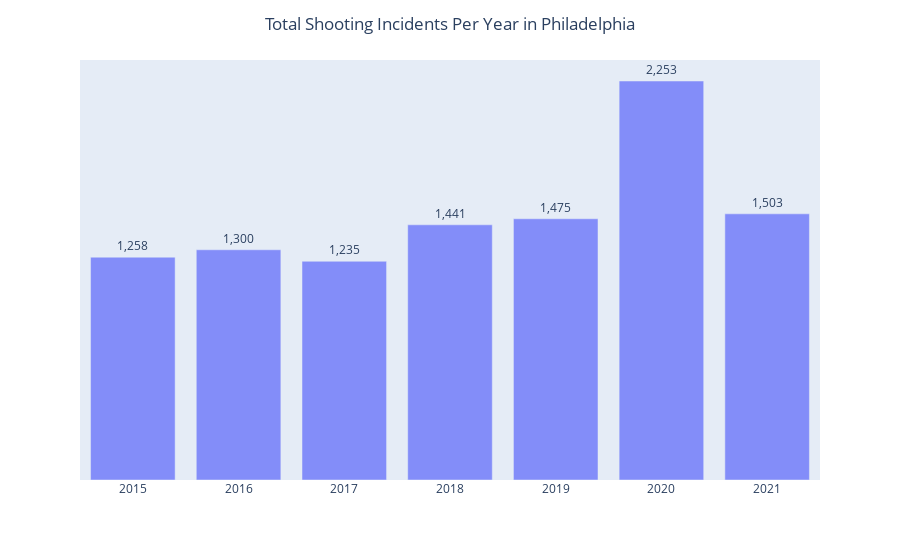

Write notebook code for a chart like this one.
### Code cell
fig = px.bar(total_shootings_per_year, x=year_labels, y=total_shootings, 
            text=total_shootings, opacity=0.75)
fig.update_traces(texttemplate='%{text:,}', textposition='outside')
fig.update_layout(title_text='Total Shooting Incidents Per Year in Philadelphia', title_x=0.5)
fig.update_yaxes(visible=False)
fig.update_xaxes(title='', visible=True, showticklabels=True)
fig.show()

### Figure 1 — Plotly figure (JSON) as saved in the notebook; plotly's stock layout.template omitted (floating-point values rounded to 4 significant figures)
{"data": [{"alignmentgroup": "True", "hovertemplate": "x=%{x}<br>y=%{y}<br>text=%{text}<extra></extra>", "legendgroup": "", "marker": {"color": "#636efa", "opacity": 0.75, "pattern": {"shape": ""}}, "name": "", "offsetgroup": "", "orientation": "v", "showlegend": false, "text": [1258, 1300, 1235, 1441, 1475, 2253, 1503], "textposition": "outside", "texttemplate": "%{text:,}", "type": "bar", "x": [2015, 2016, 2017, 2018, 2019, 2020, 2021], "xaxis": "x", "y": [1258, 1300, 1235, 1441, 1475, 2253, 1503], "yaxis": "y"}], "layout": {"barmode": "relative", "legend": {"tracegroupgap": 0}, "margin": {"t": 60}, "title": {"text": "Total Shooting Incidents Per Year in Philadelphia", "x": 0.5}, "xaxis": {"anchor": "y", "domain": [0, 1], "showticklabels": true, "title": {"text": ""}, "visible": true}, "yaxis": {"anchor": "x", "domain": [0, 1], "title": {"text": "y"}, "visible": false}}}
